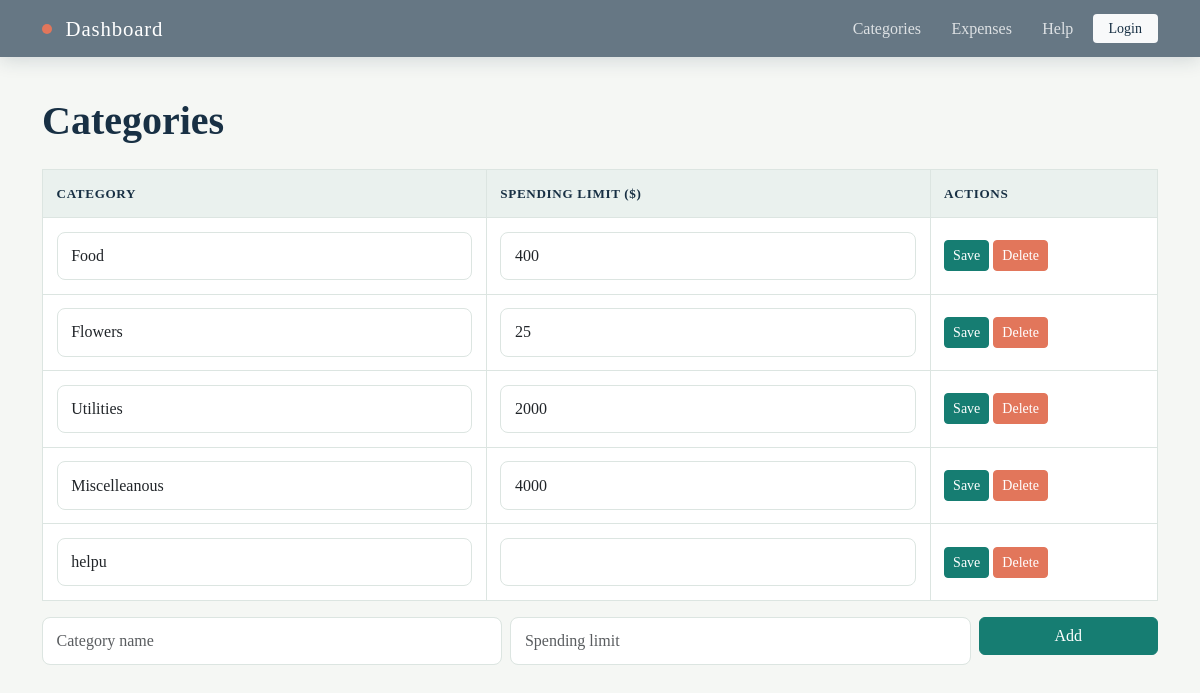
/categories (signed in), run on the app's committed database.
### tables this page shows
CREATE TABLE category (id INTEGER PRIMARY KEY AUTOINCREMENT UNIQUE NOT NULL, name TEXT, spending_limit INTEGER, user_id INTEGER REFERENCES user (id));

### app.py (the view)
@app.route("/categories")
def view_categories():
    user = session.get("user")
    if not user:
        return redirect(url_for("login"))
    user_id = user[0]
    sql = "SELECT * FROM category WHERE user_id = ?"
    categories = query_db(sql, args=(user_id,))
    return render_template("categories.html", categories=categories)

### app.py (called while the page is built)
def get_db():
    db = getattr(g, '_database', None)
    if db is None:
        db = g._database = sqlite3.connect(DATABASE)
    return db

def query_db(query, args=(), one=False):
    cur = get_db().execute(query, args)
    rv = cur.fetchall()
    cur.close()
    return (rv[0] if rv else None) if one else rv

### templates/categories.html (shortened to what this page needs)
<!DOCTYPE html>
<html lang="en">
<head>
</head>
<body>
    {% extends "base.html" %}
    {% block content %}
    <h2> Categories</h2>
    <table class = "table table-bordered">
        <tr><th>Category</th><th>Spending Limit ($)</th><th>Actions</th></tr>
        {%for category in categories%}
            <tr>
                <form method = "POST" action = "{{url_for ('edit_category', id_iterable=category[0]) }}">
                    <td><input class = "form-control" name= "name" value = "{{category[1]}}"></td>
                    <td><input class = "form-control" type = "number" min = "0" step = "0.01" name= "spending_limit" value = "{{category[2]}}" required></td>
                    <td>
                        <button class="btn btn-success btn-sm"> Save</button>
                        <a href = "{{url_for ('delete_category', id_iterable=category[0])}}" class = "btn btn-danger btn-sm"> Delete</a>
                    </td>
                </form>
            </tr>
        {%endfor%}
    </table>
    <form method = "POST" action = "{{url_for ('add_category')}}" class = "row g-2 mb-3">
        <div class = "col-md-5"><input class = "form-control" name ="name" placeholder = "Category name" required></div>
        <div class = "col-md-5"><input class = "form-control" type = "number" min = "0" step = "0.01" name = "spending_limit" placeholder = "Spending limit" required></div>
        <div class = "col-md-2"><button class = "btn btn-primary w-100">Add</button></div>
    </form>
    {%endblock%}

### static/style/style.css (style rules this page uses)
:root { --ink: #183044; --muted: #667784; --paper: #f5f7f4; --surface: #ffffff; --line: #dce5e1; --teal: #167d72; --teal-dark: #0e5d56; --coral: #e2765b; }
body { min-height: 100vh; margin: 0; color: var(--line); background: var(--paper); font-family: Georgia, "Times New Roman", serif; }
h1, h2, h3, h4, h5 { color: var(--ink); font-weight: 700; }
h2 { margin-bottom: 1.5rem; font-size: clamp(1.8rem, 4vw, 2.5rem); }
.table { border: 1px solid var(--line); border-radius: 0.75rem; background: var(--surface); vertical-align: middle; }
.table > :not(caption) > * > * { padding: 0.85rem; border-bottom-color: var(--line); }
.table tr:first-child th { color: var(--ink); background: #eaf1ee; font-size: 0.82rem; letter-spacing: 0.05em; text-transform: uppercase; }
.form-control, .form-select { border-color: var(--line); border-radius: 0.5rem; padding: 0.7rem 0.85rem; }
.btn-primary, .btn-success { --bs-btn-bg: var(--teal); --bs-btn-border-color: var(--teal); --bs-btn-hover-bg: var(--teal-dark); --bs-btn-hover-border-color: var(--teal-dark); }
.btn-danger { --bs-btn-bg: var(--coral); --bs-btn-border-color: var(--coral); --bs-btn-hover-bg: #c95e48; --bs-btn-hover-border-color: #c95e48; }

### data on the page
category: name "Food", spending_limit "400"
category: name "Flowers", spending_limit "25"
category: name "Utilities", spending_limit "2000"
category: name "Miscelleanous", spending_limit "4000"
category: name "helpu"
